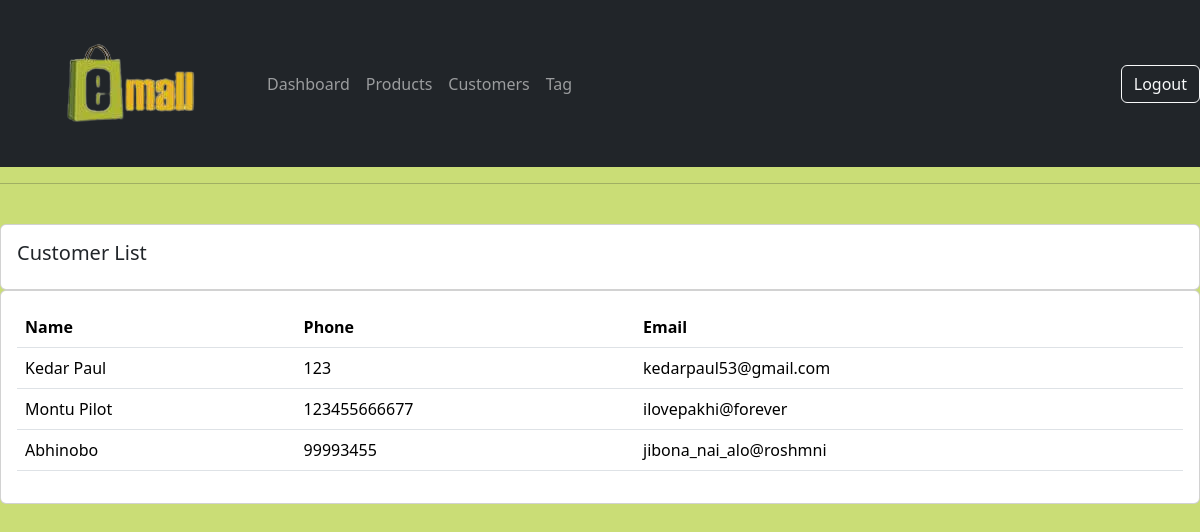
The app's page /customer_list/ (signed in) with its own data.
### account/models.py (models this page shows, shortened)
class Customer(models.Model):
    name = models.CharField(max_length=200, null=True)
    phone = models.CharField(max_length=200, null=True)
    email = models.CharField(max_length=200, null=True)
    date_created = models.DateTimeField(auto_now_add=True, null=True)

### account/views.py (the view)
# urls.py: path('customer_list/',views.Customer_list,name='customer_list'),
@login_required(login_url='login')
def Customer_list(request):
    customers = Customer.objects.all()
    context = {'customers': customers}
    return render(request,'account/customer_list.html',context)

### templates/account/customer_list.html
{%  extends 'main.html' %}
{% block content %}
		<br>
		<div class="row">
			<div class="col-md">
				<div class="card card-body">
					<h5>Customer List</h5>
				</div>
				<div class="card card-body">
					<table class="table">
						<tr>
							<th>Name</th>
							<th>Phone</th>
							<th>Email</th>
						</tr>
						{% for customer in customers %}
							<tr>
								<td>{{customer.name}}</td>
								<td>{{customer.phone}}</td>
								<td>{{customer.email}}</td>
							</tr>
                        {% endfor %}
					</table>
				</div>
			</div>
		</div>
{% endblock content %}

### static/css/style.css (style rules this page uses)
body { background-color: rgb(202, 221, 118); }

### records on screen
Customer: name "Kedar Paul", phone "123", email "kedarpaul53@gmail.com"
Customer: name "Montu Pilot", phone "123455666677", email "ilovepakhi@forever"
Customer: name "Abhinobo", phone "99993455", email "jibona_nai_alo@roshmni"
